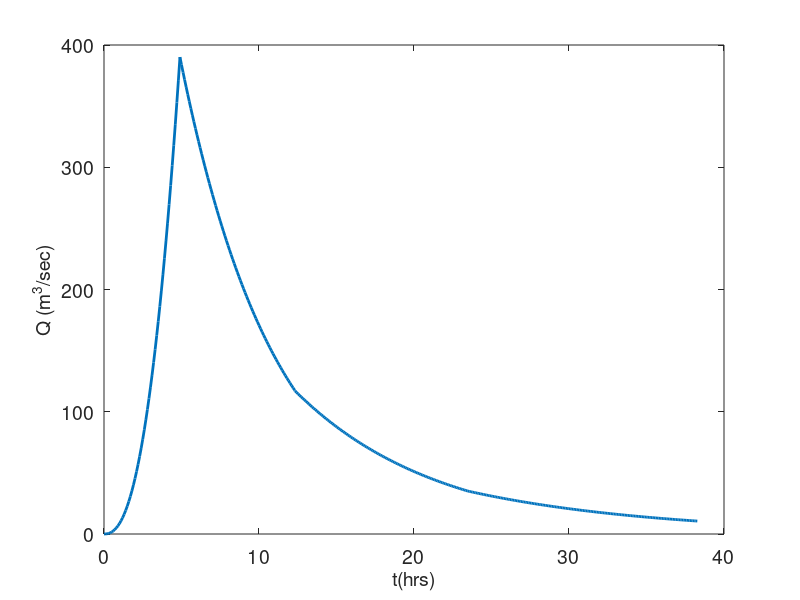

The MATLAB source for this figure:
% Nakayasu Unit Hydrograph
L=50;% Basin Length
A=1250;% Watershed Area
tr=2; % Target Time
R0=10;% effective rainfall (1cm=10mm)
% tg: retention time
if(L<15),    tg=0.2*(L)^0.7;
else,    tg=0.4+0.058*L;
end
tk=0.47*(A*L)^0.25;
tp=0.8*tr+tg;
%Qp=maximum flow
Qp=0.2778*(R0*A)/(0.3*tp+tk);

% Increasing Mode
tup=0:0.1:tp;ntup=length(tup);
Q=Qp*(tup/tp).^2.4;
% Decreasing Mode1
t_03=tp+tk;
ts1=tp:0.1:t_03;
Q_D1=Qp*(0.3).^((ts1-tp)/tk);
% Decreasing Mode2
t_009=tp+2.5*tk;
ts2=t_03:0.1:t_009;
Q_D2=Qp*(0.3).^((ts2-tp+0.5*tk)/(1.5*tk));
% Decreasing Mode3
t_0027=tp+4.5*tk;
ts3=t_009:0.1:t_0027;
Q_D3=Qp*(0.3).^((ts3-tp+1.5*tk)/(2*tk));


Qall=[Q,Q_D1,Q_D2,Q_D3];
Tall=[tup,ts1,ts2,ts3];

plot(Tall,Qall,'LineWidth',2);set(gca,'FontSize',14)
xlabel('t(hrs)','FontSize',14);
ylabel('Q (m^3/sec)','FontSize',14);

